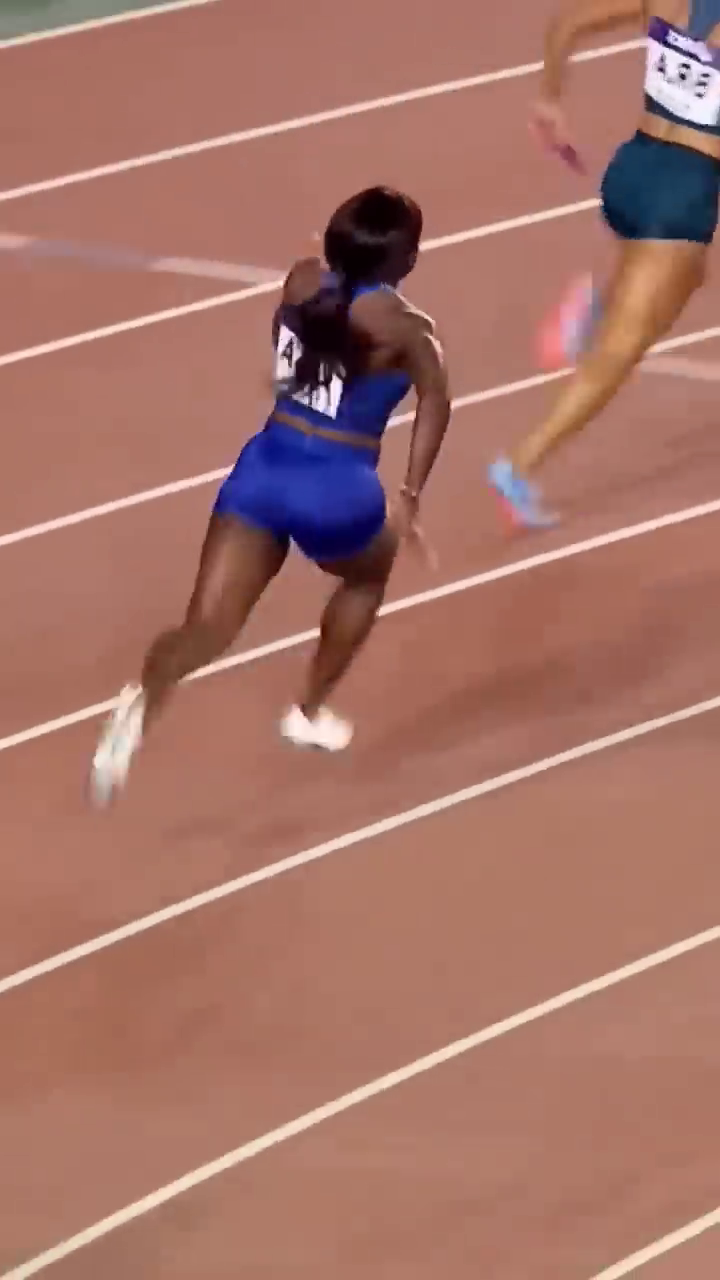
#> input picture frame 45 of reshmi.nm project/WhatsApp Video 2025-05-19 at 15.09.05_cd394dca.mp4, 720 x 1280 px, given in place of sports vdo.mp4, which was not available
$ python project_1.py
#> lines starting #> are read from the running program, lines starting #| are printed output that depends on the picture; after the words box and inside, x2 and y2 are one past the last pixel; in counts of white or black regions, pixels touching at a corner belong together; pictures that were not available may be replaced by others from this repository, and a replacement may not be noted
import cv2
import numpy as np
cap = cv2.VideoCapture('sports vdo.mp4')
backSub = cv2.createBackgroundSubtractorMOG2()
heatmap = None
trajectory = []
while True:
    ret, frame = cap.read()
#> frame is the input picture: shape (1280, 720, 3); mean B, G, R 103.9, 115.4, 165.6
    if not ret:
        break
    frame = cv2.resize(frame, (640, 360))
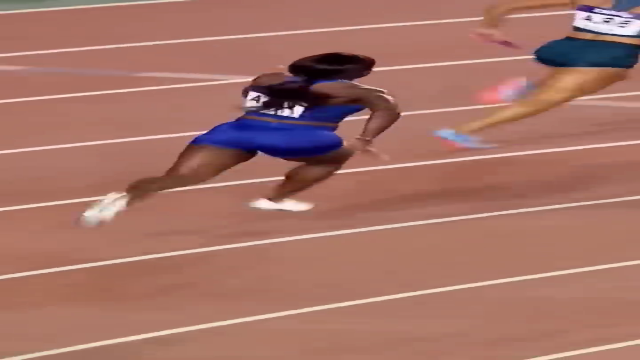
#> frame: shape (360, 640, 3); mean B, G, R 103.9, 115.4, 165.6
    fg_mask = backSub.apply(frame)
#> fg_mask: shape (360, 640); every value is 127
    kernel = cv2.getStructuringElement(cv2.MORPH_ELLIPSE, (5, 5))
    fg_mask = cv2.morphologyEx(fg_mask, cv2.MORPH_OPEN, kernel)
    contours, _ = cv2.findContours(fg_mask, cv2.RETR_EXTERNAL, cv2.CHAIN_APPROX_SIMPLE)
#> contours = [[[0, 0], [0, 359], [639, 359], [639, 0]]]
    player_positions = []
    for cnt in contours:
        if cv2.contourArea(cnt) > 500:
            x, y, w, h = cv2.boundingRect(cnt)
            center = (x + w // 2, y + h // 2)
            player_positions.append(center)
            cv2.rectangle(frame, (x, y), (x + w, y + h), (0, 255, 0), 2)
            cv2.circle(frame, center, 3, (0, 0, 255), -1)
            trajectory.append(center)
#> this loop made 1 pass
#> (cnt, x, y, w, h, center) on pass 1: ([[0, 0], [0, 359], [639, 359], [639, 0]], 0, 0, 640, 360, (320, 180))
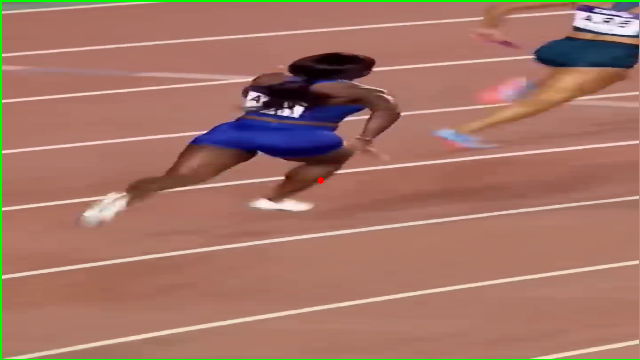
#> frame: shape (360, 640, 3); 1.31% of pixels changed, all inside (x1, y1, x2, y2) = (0, 0, 640, 360)
#> after the loop, player_positions = [(320, 180)]; trajectory = [(320, 180)]
    '''for i in range(1, len(trajectory)):
        cv2.line(frame, trajectory[i - 1], trajectory[i], (255, 0, 0), 1)'''
    if heatmap is None:
        heatmap = np.zeros((frame.shape[0], frame.shape[1]), np.float32)
    for pos in player_positions:
        cv2.circle(heatmap, pos, 15, 1, -1)
#> this loop made 1 pass
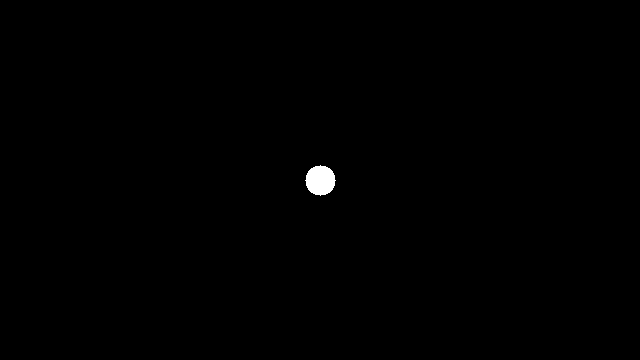
#> heatmap: shape (360, 640) float32; values 0 (black) and 1 (white), 0.31% white; 1 white region, box (x1, y1, x2, y2) and area: (305, 165, 336, 196) 709
    heatmap_img = cv2.normalize(heatmap, None, 0, 255, cv2.NORM_MINMAX)
    heatmap_img = np.uint8(heatmap_img)
    heatmap_img_color = cv2.applyColorMap(heatmap_img, cv2.COLORMAP_JET)
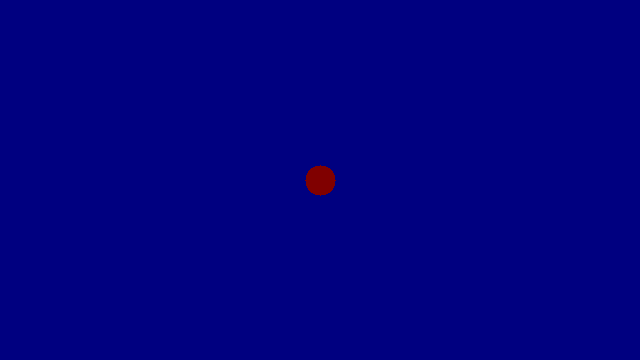
#> heatmap_img_color: shape (360, 640, 3); mean B, G, R 127.6, 0, 0.4
    overlay = cv2.addWeighted(frame, 0.7, heatmap_img_color, 0.3, 0)
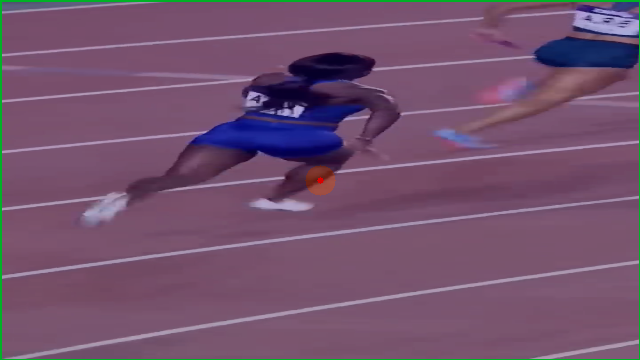
#> overlay: shape (360, 640, 3); mean B, G, R 110, 81.9, 114.5
    cv2.imshow('Player Tracking and Heatmap', overlay)
    if cv2.waitKey(30) & 0xFF ==ord('q'):
#> (key q is pressed here)
        break
cap.release()
cv2.destroyAllWindows()

$ run again, starting later in the video
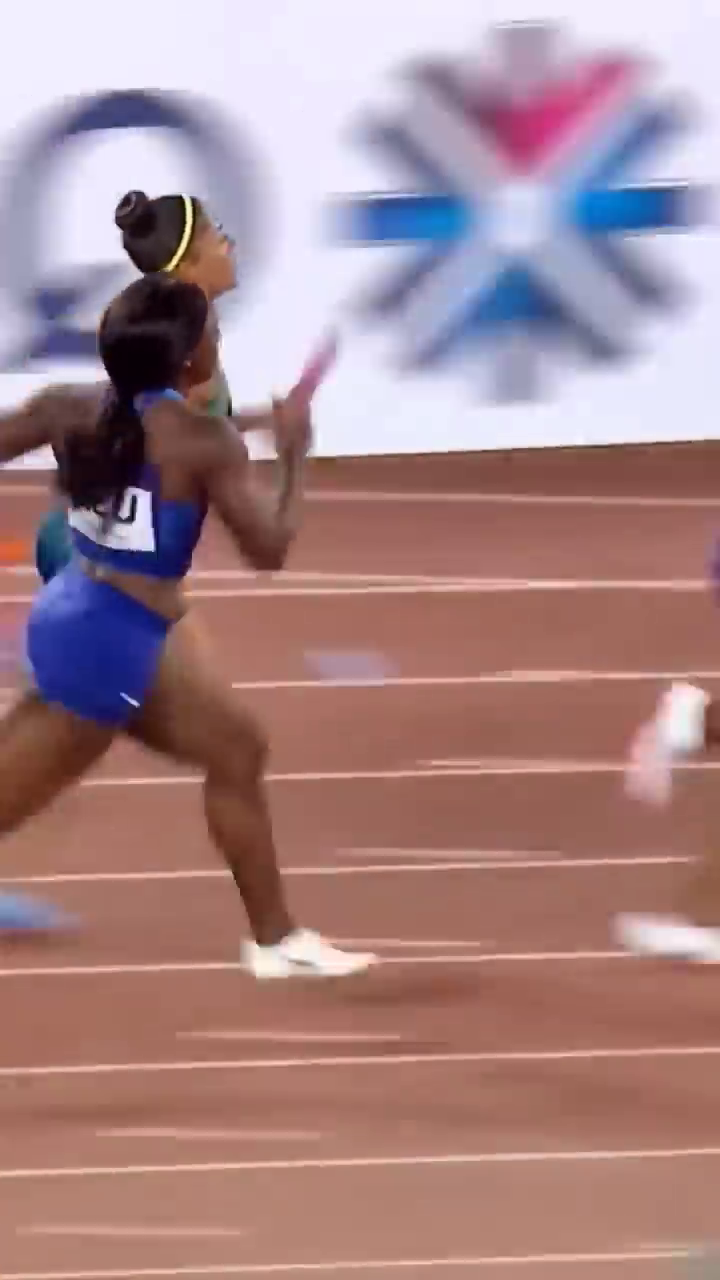
#> input picture frame 202 of reshmi.nm project/WhatsApp Video 2025-05-19 at 15.09.05_cd394dca.mp4, 720 x 1280 px, given in place of sports vdo.mp4, which was not available
#> frame is the input picture: shape (1280, 720, 3); mean B, G, R 136.7, 133.4, 166.2
#> fg_mask: shape (360, 640); every value is 127
#> contours = [[[0, 0], [0, 359], [639, 359], [639, 0]]]
#> the loop `for cnt in contours:` made 1 pass
#> (cnt, x, y, w, h, center) on pass 1: ([[0, 0], [0, 359], [639, 359], [639, 0]], 0, 0, 640, 360, (320, 180))
#> after the loop `for cnt in contours:`:
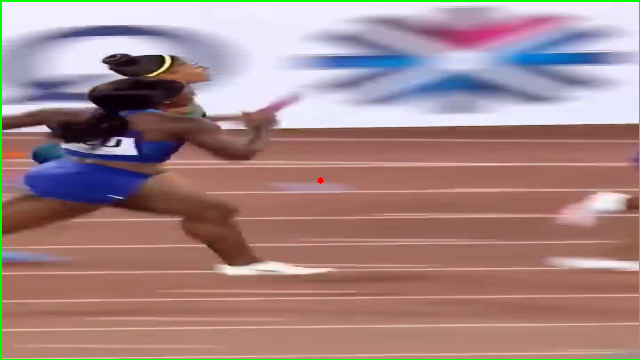
#> frame: shape (360, 640, 3); mean B, G, R 134.2, 134.3, 163.5
#> after the loop `for cnt in contours:`: player_positions = [(320, 180)]
#> the loop `for pos in player_positions:` made 1 pass
#> `overlay = cv2.addWeighted(frame, 0.7, heatmap_img_color, 0.3, 0)`:
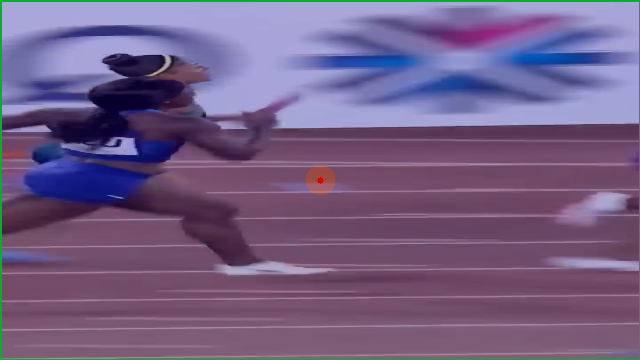
#> overlay: shape (360, 640, 3); mean B, G, R 132.2, 94, 114.5

$ run again, starting later in the video
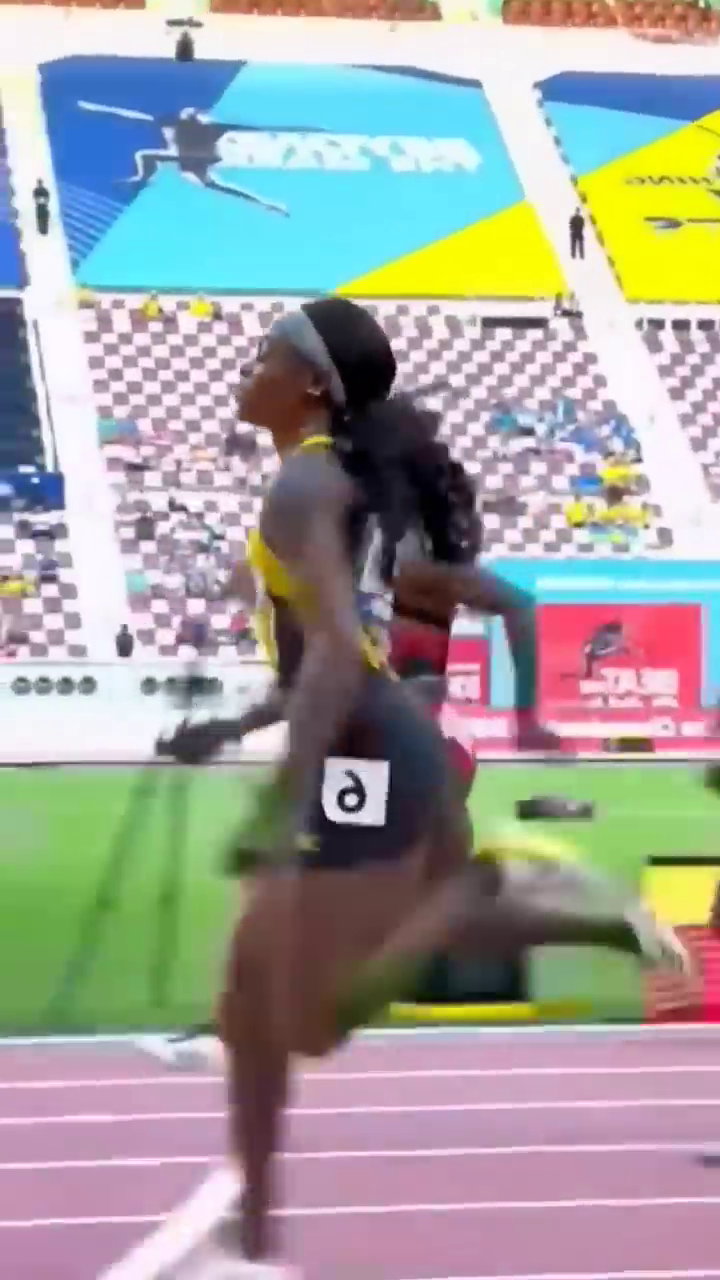
#> input picture frame 360 of reshmi.nm project/WhatsApp Video 2025-05-19 at 15.09.05_cd394dca.mp4, 720 x 1280 px, given in place of sports vdo.mp4, which was not available
#> frame is the input picture: shape (1280, 720, 3); mean B, G, R 157.7, 162.2, 162.2
#> contours = [[[0, 0], [0, 359], [639, 359], [639, 0]]]
#> the loop `for cnt in contours:` made 1 pass
#> (cnt, x, y, w, h, center) on pass 1: ([[0, 0], [0, 359], [639, 359], [639, 0]], 0, 0, 640, 360, (320, 180))
#> after the loop `for cnt in contours:`:
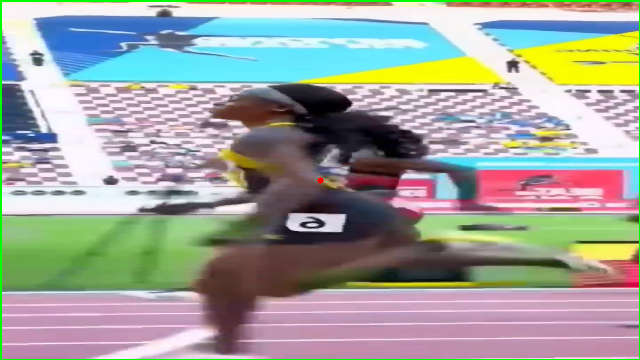
#> frame: shape (360, 640, 3); mean B, G, R 155.7, 163.4, 159.7
#> after the loop `for cnt in contours:`: player_positions = [(320, 180)]
#> the loop `for pos in player_positions:` made 1 pass
#> `overlay = cv2.addWeighted(frame, 0.7, heatmap_img_color, 0.3, 0)`:
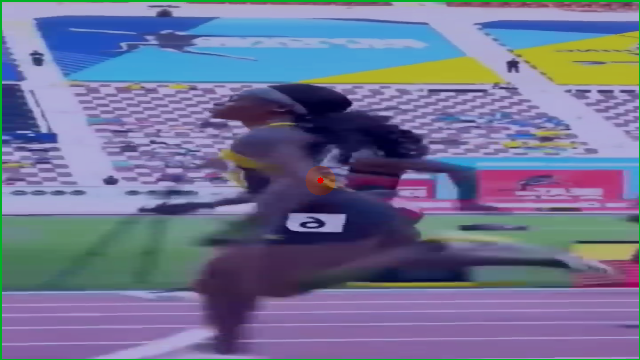
#> overlay: shape (360, 640, 3); mean B, G, R 147.2, 114.4, 111.9
